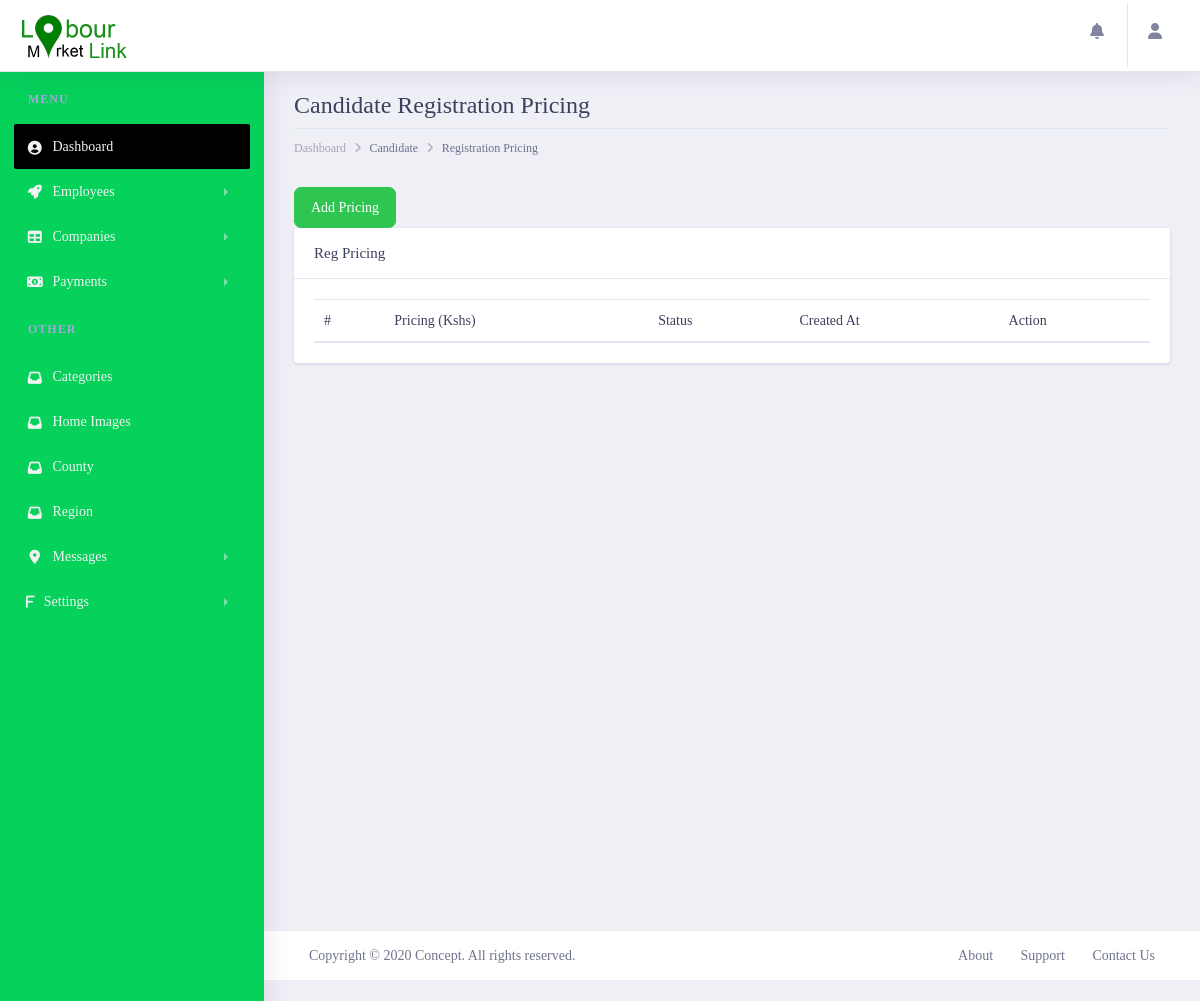
Before: /lmladmin/allcandidateregpricing/ (signed in) with the older database file.
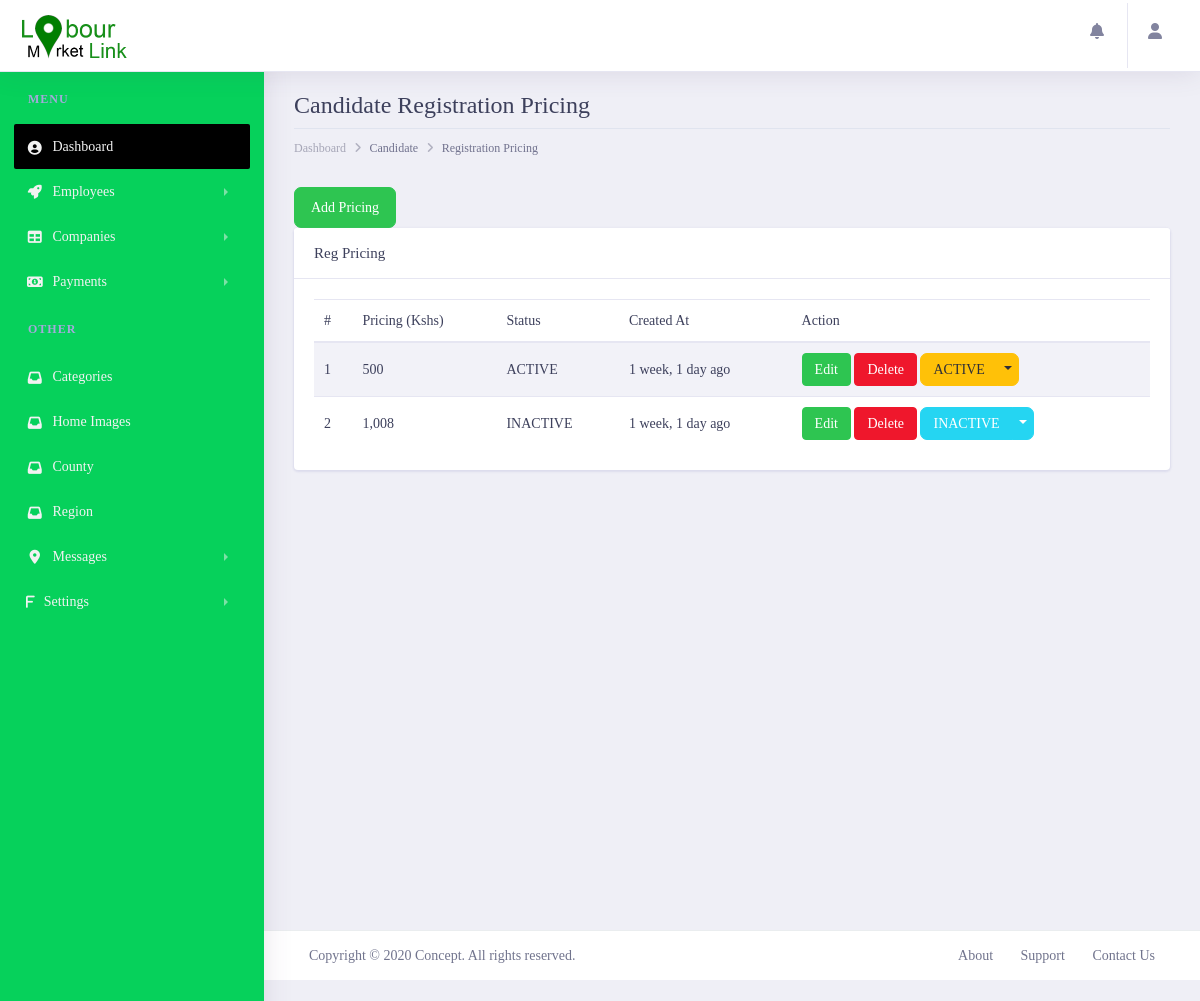
After: the same page with the newer database file.
### lmlappadmin/models.py (models this page shows, shortened)
class CandidateRegPrice(models.Model):
    price = models.IntegerField( null=False, blank=False)
    CANDREGPRICE = {
        ('ACTIVE', 'Active'),
        ('INACTIVE', 'InActive'),
    }
    status = models.CharField(choices=CANDREGPRICE, default='INACTIVE', max_length=200, null=False, blank=False)
    created_at = models.DateTimeField(auto_now_add=True)
    updated_at = models.DateTimeField(auto_now=True)

### lmlappadmin/views.py (the view)
# urls.py: path('allcandidateregpricing/', views.candidateregpricing, name='candidateregpricing'),
@login_required()
def candidateregpricing(request):
    p = CandidateRegPrice.objects.all()
    context = {
        'pricings': p
    }
    return render(request, 'employee/candregpricing.html', context)

### lmlapp/templatetags/call_methods.py (called while the page is built)
@register.filter(name='contactushome')
def comments(request):
    contactushome = ContactUsHome.objects.filter(status="UNREAD").order_by("-created_at")
    if contactushome is not None:
        return contactushome
    return False

@register.filter(name='contactushomecount')
def commentscount(request):
    contactushomecount = ContactUsHome.objects.count()
    if contactushomecount > 0:
        return contactushomecount
    return False

### lmlappadmin/templates/employee/candregpricing.html (shortened to what the changed rows need)
{% extends 'admin/layout.html' %}
{% load static %}
{% load humanize %}
{% block content %}
       <div class="dashboard-wrapper ml-0">
            <div class="container-fluid  dashboard-content">
                <div class="row">
                    <div class="col-xl-12 col-lg-12 col-md-12 col-sm-12 col-12">
                        <div class="page-header">
                            <h2 class="pageheader-title">Candidate Registration Pricing</h2>
                        </div>
                    </div>
                </div>
                <div class="row">
                    <div class="col-xl-12 col-lg-12 col-md-12 col-sm-12 col-12">
                            <div class="card">
                                <div class="card-body">
                                    <table class="table table-striped" id="myDataTable">
                                        <thead>
                                            <tr>
                                                <th scope="col">#</th>
                                                <th scope="col">Pricing (Kshs)</th>
                                                <th scope="col">Status</th>
                                                <th scope="col">Created At</th>
                                                <th scope="col">Action</th>
                                            </tr>
                                        </thead>
                                        <tbody>
                                            {% for price in pricings %}
                                                <tr>
                                                    <th scope="row">{{ forloop.counter }}</th>
                                                    <th scope="row">{{ price.price|intcomma }}</th>
                                                    <th scope="row">{{ price.status }}</th>
                                                    <th scope="row">{{ price.created_at|naturaltime }}</th>
                                                    <th scope="row">
                                                        <a data-toggle="modal" data-target="#editModal{{ price.id }}" href="" class="btn btn-success rounded btn-sm" >Edit</a>
                                                        <a data-toggle="modal" data-target="#deleteModal-{{ price.id }}" href="" class="btn btn-danger rounded btn-sm">Delete</a>
                                                        <div class="btn-group">
                                                          <button type="button" class="btn {% if price.status == "ACTIVE" %}btn-warning{% else %}btn-info{% endif %} btn-sm">{{ price.status }}</button>
                                                          <button type="button" class="btn {% if price.status == "ACTIVE" %}btn-warning{% else %}btn-info{% endif %} btn-sm dropdown-toggle dropdown-toggle-split" data-toggle="dropdown" aria-haspopup="true" aria-expanded="false">
                                                          </button>
                                                        </div>
                                                    </th>
                                                </tr>
                                             {% endfor %}
                                        </tbody>
                                    </table>
                                </div>
                            </div>
                        </div>
                </div>
            </div>
        </div>
{% endblock content %}

Changed rows visible on the page:
added CandidateRegPrice: price "500", status "ACTIVE", created_at "1 week, 1 day ago"
added CandidateRegPrice: price "1,008", status "INACTIVE", created_at "1 week, 1 day ago"
